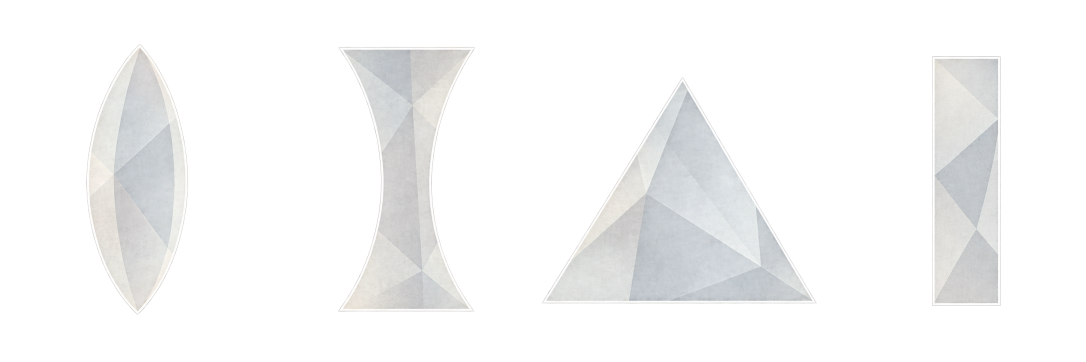
#> input picture assets/_source_originals/微信图片_20261026215723_148_4.png, 2172 x 724 px (shown at 1/2 size); its folder holds 5 pictures in this run
$ python split_mechanism_assets.py
#> lines starting #> are read from the running program, lines starting #| are printed output that depends on the picture; after the words box and inside, x2 and y2 are one past the last pixel; in counts of white or black regions, pixels touching at a corner belong together
from __future__ import annotations

import json
from pathlib import Path

import cv2
import numpy as np
from PIL import Image, ImageDraw, ImageFont


PROJECT_ROOT = Path(__file__).resolve().parents[1]
SOURCE_ROOT = PROJECT_ROOT / "assets"
ORIGINAL_ROOT = SOURCE_ROOT / "_source_originals"
OUTPUT_ROOT = SOURCE_ROOT / "mechanisms"
MAX_SPRITE_EDGE = 512
SPRITE_PADDING = 16
ALPHA_THRESHOLD = 32


def load_rgba(filename: str) -> Image.Image:
#> called with filename = '微信图片_20261026215723_148_4.png'
    return Image.open(ORIGINAL_ROOT / filename).convert("RGBA")
#> returned value is the input picture: PIL image 2172x724 RGBA; mean R, G, B, A 49.6, 50, 50, 51.9


def trim_alpha(image: Image.Image, padding: int = SPRITE_PADDING) -> Image.Image:
    alpha = image.getchannel("A")
    bbox = alpha.point(lambda value: 255 if value > ALPHA_THRESHOLD else 0).getbbox()
    if bbox is None:
        raise ValueError("Asset has no visible pixels")
    cropped = image.crop(bbox)
    canvas = Image.new(
        "RGBA",
        (cropped.width + padding * 2, cropped.height + padding * 2),
        (0, 0, 0, 0),
    )
    canvas.alpha_composite(cropped, (padding, padding))
    return canvas


def fit_sprite(image: Image.Image, max_edge: int = MAX_SPRITE_EDGE) -> Image.Image:
    image = trim_alpha(image)
    longest = max(image.size)
    if longest <= max_edge:
        return image
    scale = max_edge / float(longest)
    size = (
        max(1, round(image.width * scale)),
        max(1, round(image.height * scale)),
    )
    return image.resize(size, Image.Resampling.LANCZOS)


def isolate_component(image: Image.Image, target: tuple[int, int]) -> Image.Image:
    rgba = np.asarray(image).copy()
    mask = (rgba[:, :, 3] > ALPHA_THRESHOLD).astype(np.uint8)
    count, labels, stats, centroids = cv2.connectedComponentsWithStats(mask, 8)
    candidates: list[tuple[float, int]] = []
    for label in range(1, count):
        area = int(stats[label, cv2.CC_STAT_AREA])
        if area < 1000:
            continue
        center_x, center_y = centroids[label]
        distance = (center_x - target[0]) ** 2 + (center_y - target[1]) ** 2
        candidates.append((distance, label))
    if not candidates:
        raise ValueError(f"No connected component found near {target}")
    selected = min(candidates)[1]
    rgba[labels != selected] = 0
    return Image.fromarray(rgba, "RGBA")


def crop_region(image: Image.Image, region: tuple[int, int, int, int]) -> Image.Image:
    return image.crop(region)


# [9 lines left out: function resize_texture, not called in this run]


def save_asset(
    image: Image.Image,
    relative_path: str,
    source: str,
    role: str,
    manifest: list[dict[str, object]],
    *,
    sprite: bool = True,
    texture_max_edge: int = 1024,
) -> None:
    output = OUTPUT_ROOT / relative_path
    output.parent.mkdir(parents=True, exist_ok=True)
    processed = fit_sprite(image) if sprite else resize_texture(image, texture_max_edge)
    processed.save(output, "PNG", optimize=True)
    manifest.append(
        {
            "file": output.relative_to(SOURCE_ROOT).as_posix(),
            "source": source,
            "role": role,
            "width": processed.width,
            "height": processed.height,
            "sprite": sprite,
        }
    )


# [37 lines left out: function build_preview, not called in this run]


def main() -> None:
    manifest: list[dict[str, object]] = []

    optics_source = "微信图片_20261026215723_148_4.png"
    optics = load_rgba(optics_source)
    optics_components = {
        "optics/convex_lens.png": ((274, 358), "凸透镜"),
        "optics/concave_lens.png": ((813, 358), "凹透镜"),
        "optics/triangular_prism.png": ((1358, 380), "三棱镜"),
        "optics/glass_plate.png": ((1933, 362), "玻璃板"),
    }
    for relative_path, (target, role) in optics_components.items():
        save_asset(
            isolate_component(optics, target),
            relative_path,
            optics_source,
            role,
            manifest,
        )
#> this loop made 4 passes
#> pass 1, in isolate_component, `mask = (rgba[:, :, 3] > ALPHA_THRESHOLD).astype(np.uint8)`:
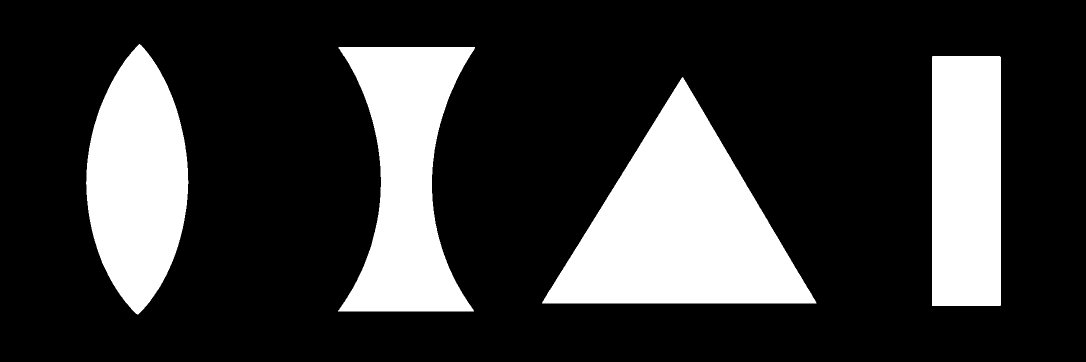
#> mask: shape (724, 2172) (shown at 1/2 size); values 0 (black) and 1 (white), 22.5% white; 4 white regions, box (x1, y1, x2, y2) and area: (1084, 154, 1633, 607) 124957, (676, 94, 950, 623) 83715, (172, 88, 377, 629) 76822, (1864, 112, 2002, 612) 68995
#> pass 1, in isolate_component, `count, labels, stats, centroids = cv2.connectedComponentsWithStats(mas..`:
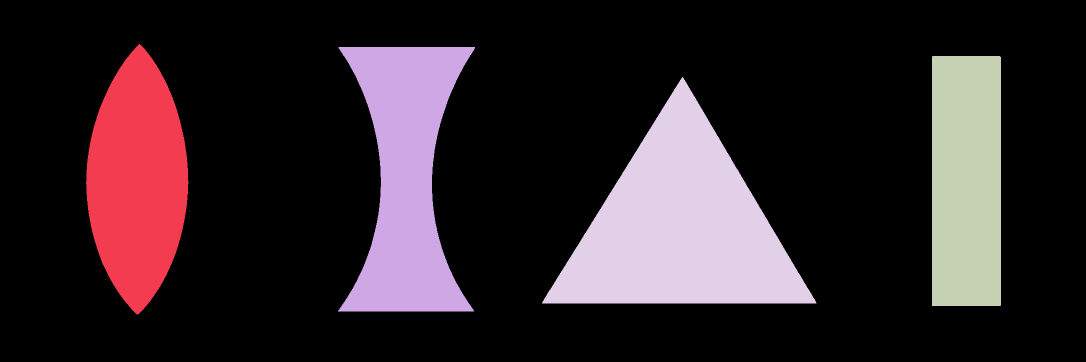
#> labels: shape (724, 2172) int32 (shown at 1/2 size); 5 distinct labels, from 0 to 4; one colour per label, 0 black

    atlas_source = "微信图片_20261026141344_43_4.png"
    atlas = load_rgba(atlas_source)
#> call 2 of load_rgba, with filename = '微信图片_20261026141344_43_4.png'
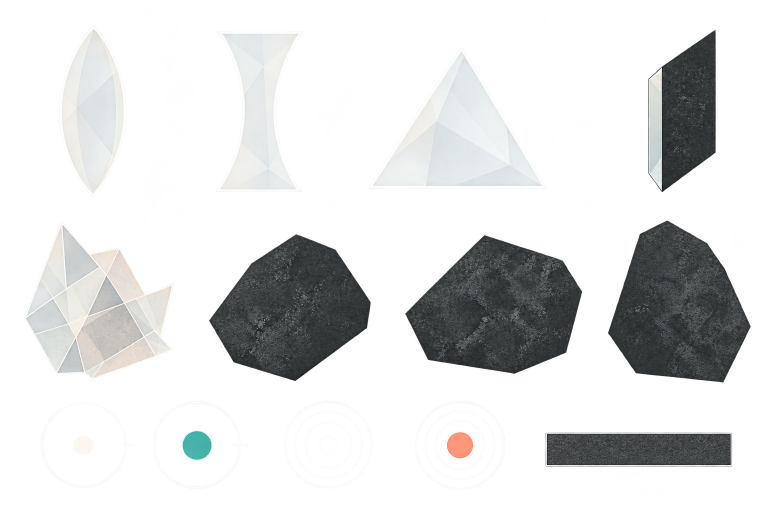
#> input picture assets/_source_originals/微信图片_20261026141344_43_4.png, 1536 x 1024 px (shown at 1/2 size)
#> in load_rgba, returned value is the input picture: PIL image 1536x1024 RGBA; mean R, G, B, A 73.4, 74.2, 74, 64.6
    atlas_components = {
        "props/mirror_panel.png": ((1364, 222), "镜面板"),
        "ice/glacier_cluster.png": ((198, 601), "冰川簇"),
        "props/stone_a.png": ((580, 615), "石块 A"),
        "props/stone_b.png": ((988, 609), "石块 B"),
        "props/stone_c.png": ((1359, 603), "石块 C"),
        "terrain/dark_bar.png": ((1277, 899), "深色长条平台"),
    }
    for relative_path, (target, role) in atlas_components.items():
        save_asset(
            isolate_component(atlas, target),
            relative_path,
            atlas_source,
            role,
            manifest,
        )
#> this loop made 6 passes
#> pass 1, in isolate_component (call 5), `count, labels, stats, centroids = cv2.connectedComponentsWithStats(mas..`:
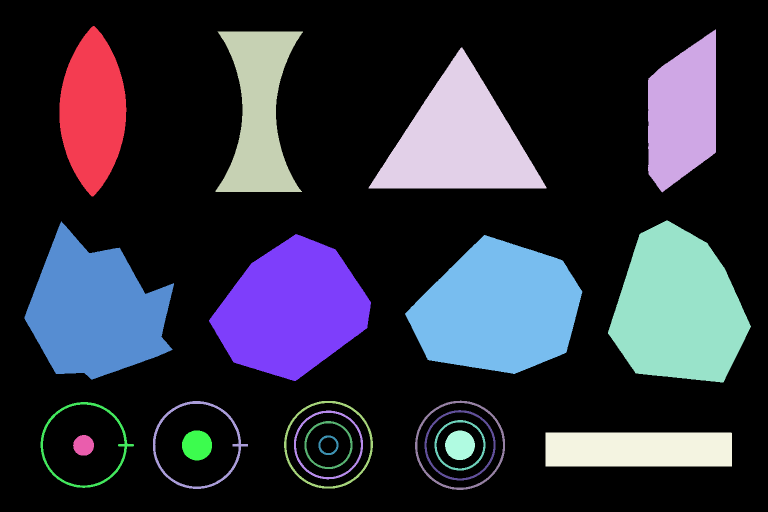
#> labels: shape (1024, 1536) int32 (shown at 1/2 size); 22 distinct labels, from 0 to 21; one colour per label, 0 black
#> pass 1, in trim_alpha (call 5), `cropped = image.crop(bbox)`:
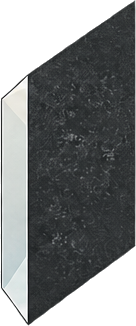
#> cropped: PIL image 136x326 RGBA; mean R, G, B, A 58.2, 60.8, 61.2, 185.2; transparent parts drawn white

    cleaned_mirror_source = OUTPUT_ROOT / "_source" / "mirror_panel_clean_source.png"
    if cleaned_mirror_source.exists():
        save_asset(
            Image.open(cleaned_mirror_source).convert("RGBA"),
            "props/mirror_panel_clean.png",
            cleaned_mirror_source.relative_to(SOURCE_ROOT).as_posix(),
            "镜面板（透明边缘清理版，推荐）",
            manifest,
        )

    atlas_regions = {
        "switches/ring_neutral.png": ((64, 786, 286, 996), "中性圆环"),
        "switches/ring_cyan.png": ((294, 786, 516, 996), "青色圆环"),
        "switches/ring_empty.png": ((548, 786, 768, 996), "空心圆环"),
        "switches/ring_orange.png": ((814, 786, 1020, 996), "橙色圆环"),
    }
    for relative_path, (region, role) in atlas_regions.items():
        save_asset(
            crop_region(atlas, region),
            relative_path,
            atlas_source,
            role,
            manifest,
        )
#> this loop made 4 passes
#> pass 1, in trim_alpha (call 11), `alpha = image.getchannel("A")`:
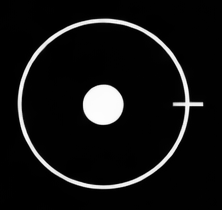
#> alpha: PIL image 222x210 L; min 0, max 254, mean 19.1
#> pass 1, in trim_alpha (call 11), `cropped = image.crop(bbox)`:
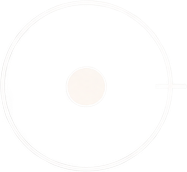
#> cropped: PIL image 187x172 RGBA; mean R, G, B, A 216.3, 215.9, 215.5, 27.4; transparent parts drawn white

    individual_sprites = {
        "微信图片_20261026141344_50_4.png": (
            "switches/disc_orange.png",
            "橙色圆盘",
        ),
        "微信图片_20261026141344_51_4.png": (
            "switches/disc_cyan.png",
            "青色圆盘",
        ),
        "微信图片_20261026141344_53_4.png": (
            "terrain/prism_wedge.png",
            "紫色三角坡面",
        ),
        "微信图片_20261026141344_54_4.png": (
            "terrain/dark_slope_long.png",
            "深色长斜坡",
        ),
        "微信图片_20261026141344_55_4.png": (
            "terrain/dark_slope_short.png",
            "深色短斜坡",
        ),
        "微信图片_20261026141344_56_4.png": (
            "ice/ice_crystal_tall.png",
            "高冰晶",
        ),
        "微信图片_20261026141344_57_4.png": (
            "ice/ice_crystal_wide_a.png",
            "宽冰晶 A",
        ),
        "微信图片_20261026141344_58_4.png": (
            "ice/ice_crystal_wide_b.png",
            "宽冰晶 B",
        ),
        "微信图片_20261026141344_59_4.png": (
            "ice/ice_crystal_peak.png",
            "山峰冰晶",
        ),
    }
    for source, (relative_path, role) in individual_sprites.items():
        save_asset(load_rgba(source), relative_path, source, role, manifest)

    texture_sources = {
        "微信图片_20261026141344_46_4.png": (
            "textures/dark_stone.png",
            "深色石材纹理",
            512,
        ),
        "微信图片_20261026141344_47_4.png": (
            "textures/light_crystal.png",
            "浅色晶体纹理",
            512,
        ),
        "微信图片_20261026141344_49_4.png": (
            "textures/light_background.png",
            "浅色背景纹理",
            1024,
        ),
    }
    for source, (relative_path, role, max_edge) in texture_sources.items():
        save_asset(
            load_rgba(source),
            relative_path,
            source,
            role,
            manifest,
            sprite=False,
            texture_max_edge=max_edge,
        )

    OUTPUT_ROOT.mkdir(parents=True, exist_ok=True)
    with (OUTPUT_ROOT / "manifest.json").open("w", encoding="utf-8") as file:
        json.dump(manifest, file, ensure_ascii=False, indent=2)
        file.write("\n")
    build_preview(manifest)
    print(f"Generated {len(manifest)} assets in {OUTPUT_ROOT}")


if __name__ == "__main__":
#> (the run stopped early here; a loop or call above may not have finished)
